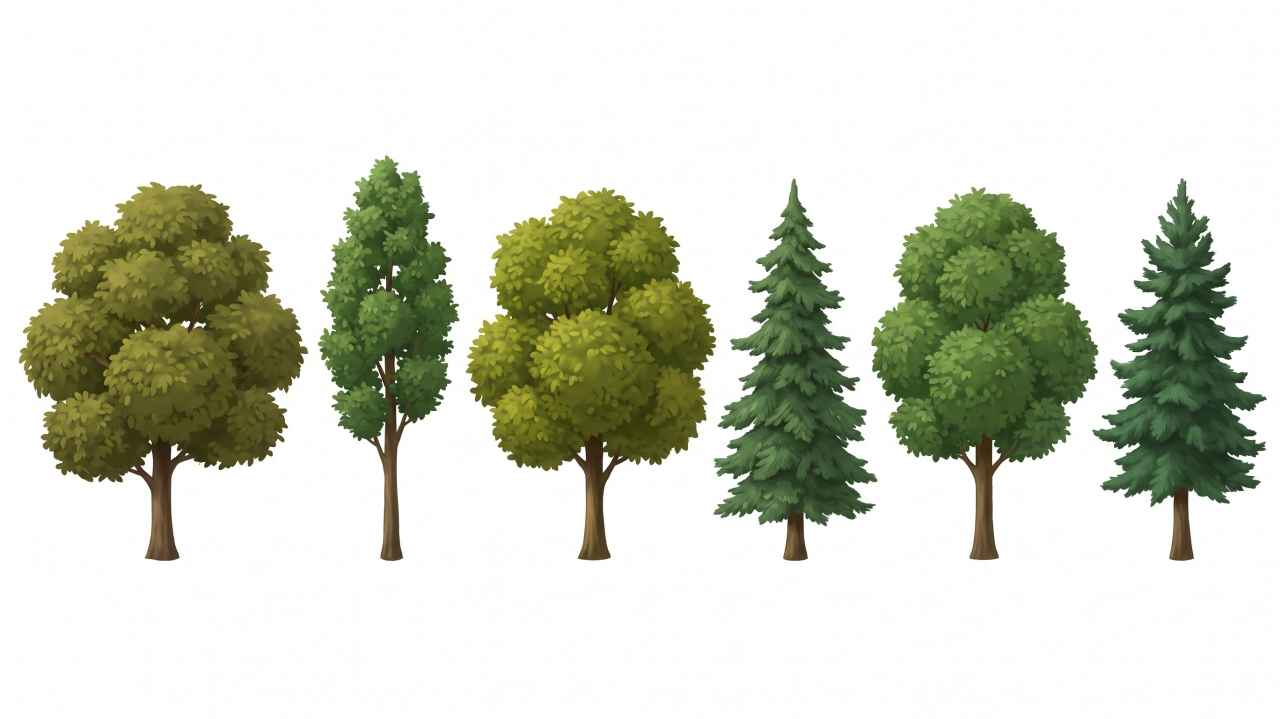
#> input picture tools/otlak_kaynak/agaclar.jpg, 2576 x 1438 px (shown at 1/2 size)
$ python otlak_orman.py
#> lines starting #> are read from the running program, lines starting #| are printed output that depends on the picture; after the words box and inside, x2 and y2 are one past the last pixel; in counts of white or black regions, pixels touching at a corner belong together
#!/usr/bin/env python3
"""otlak sahnesi duvar ötesi orman: tools/otlak_kaynak/agaclar.jpg (beyaz zeminde 6 ağaç) -> assets/doku/otlak_agac_N.png (saydam).
Çam ağaçları (4. ve 6.) kullanılmaz; yalnız yapraklı ağaçlar. Sıra soldan sağa."""
import os
import numpy as np
from PIL import Image
from scipy import ndimage as ndi

KOK = os.path.dirname(os.path.dirname(os.path.abspath(__file__)))
GIRDI = os.path.join(KOK, 'tools', 'otlak_kaynak', 'agaclar.jpg')
CIKIS = os.path.join(KOK, 'flutter_app', 'assets', 'doku')
KULLAN = [0, 1, 2, 4]  # soldan sağa: 0 zeytin yuvarlak, 1 ince uzun, 2 sarımsı yuvarlak, 3 çam (yok), 4 yeşil yuvarlak, 5 çam (yok)

im = Image.open(GIRDI).convert('RGB')
#> im is the input picture: PIL image 2576x1438 RGB; mean R, G, B 208.4, 211.8, 197.3
a = np.asarray(im).astype(np.float32)
mn = a.min(axis=2)
aday = mn >= 244
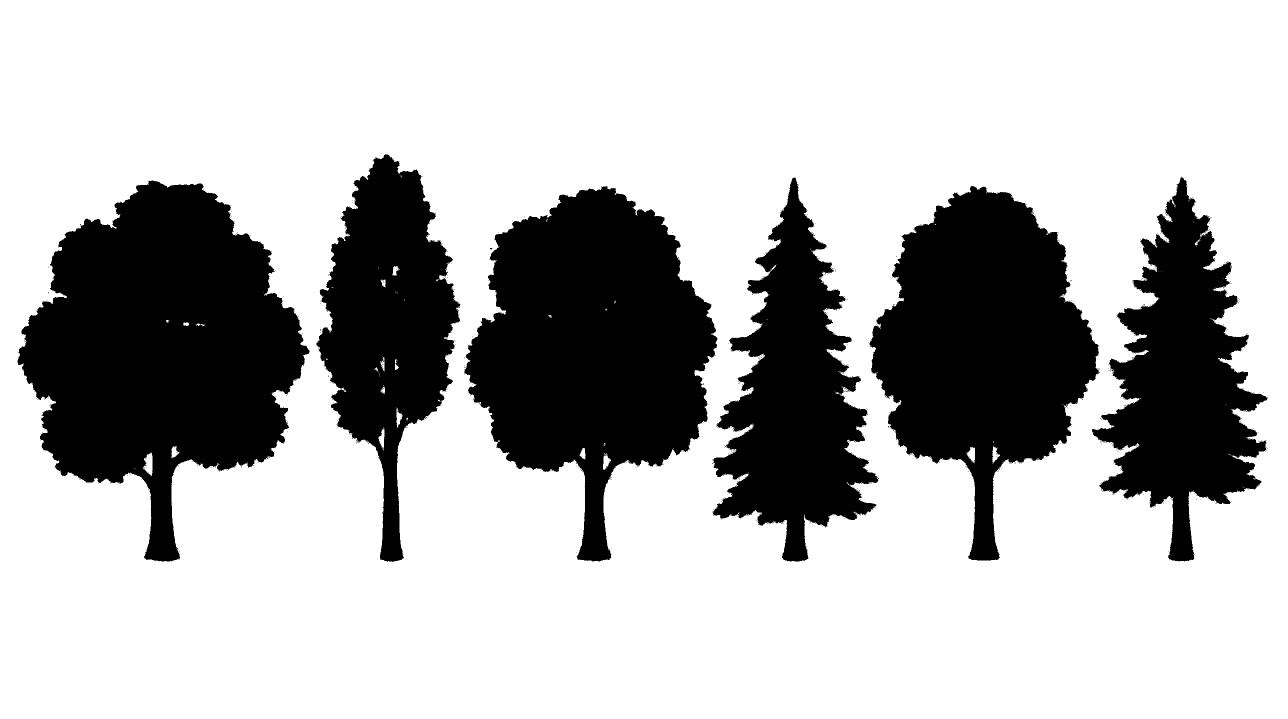
#> aday: shape (1438, 2576) bool (shown at 1/2 size); 71.8% white; 600 black regions (594 under 20 px), largest, box (x1, y1, x2, y2) and area: (35, 361, 619, 1124) 258725, (929, 372, 1435, 1123) 221733, (1739, 372, 2200, 1121) 191823, (2184, 354, 2536, 1123) 126944, (1425, 355, 1758, 1123) 124601, (633, 309, 921, 1124) 119628
lab, n = ndi.label(aday)
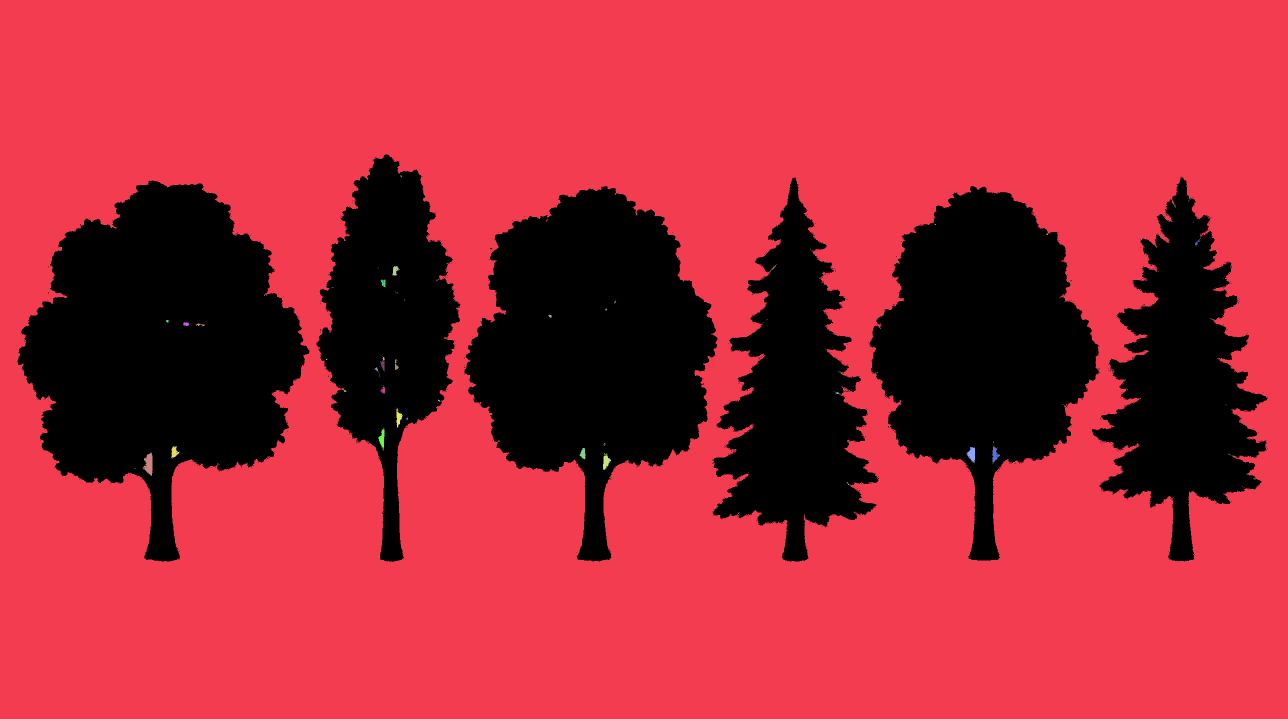
#> lab: shape (1438, 2576) int32 (shown at 1/2 size); 567 distinct labels, from 0 to 566; one colour per label, 0 black
#> n = 566
kenar = set(np.unique(np.concatenate([lab[0], lab[-1], lab[:, 0], lab[:, -1]]))) - {0}
#> kenar = 1 item
on = ~aday  # yapraklar arasında kalan beyaz cepler de arka plandır (yapraklar hiçbir yerde bu kadar açık değil)
on = ndi.binary_opening(on, iterations=1)
#> on: shape (1438, 2576) bool; 28.1% white; 7 white regions (1 under 20 px), largest, box (x1, y1, x2, y2) and area: (35, 361, 619, 1123) 258389, (929, 372, 1435, 1123) 221458, (1739, 372, 2198, 1121) 191446, (2184, 355, 2534, 1123) 126375, (1426, 355, 1756, 1123) 123978, (633, 309, 921, 1124) 119211
# aynı ağacın parçalarını birleştir: yatay genişletilmiş etiketleme
l2, n2 = ndi.label(ndi.binary_dilation(on, iterations=6))
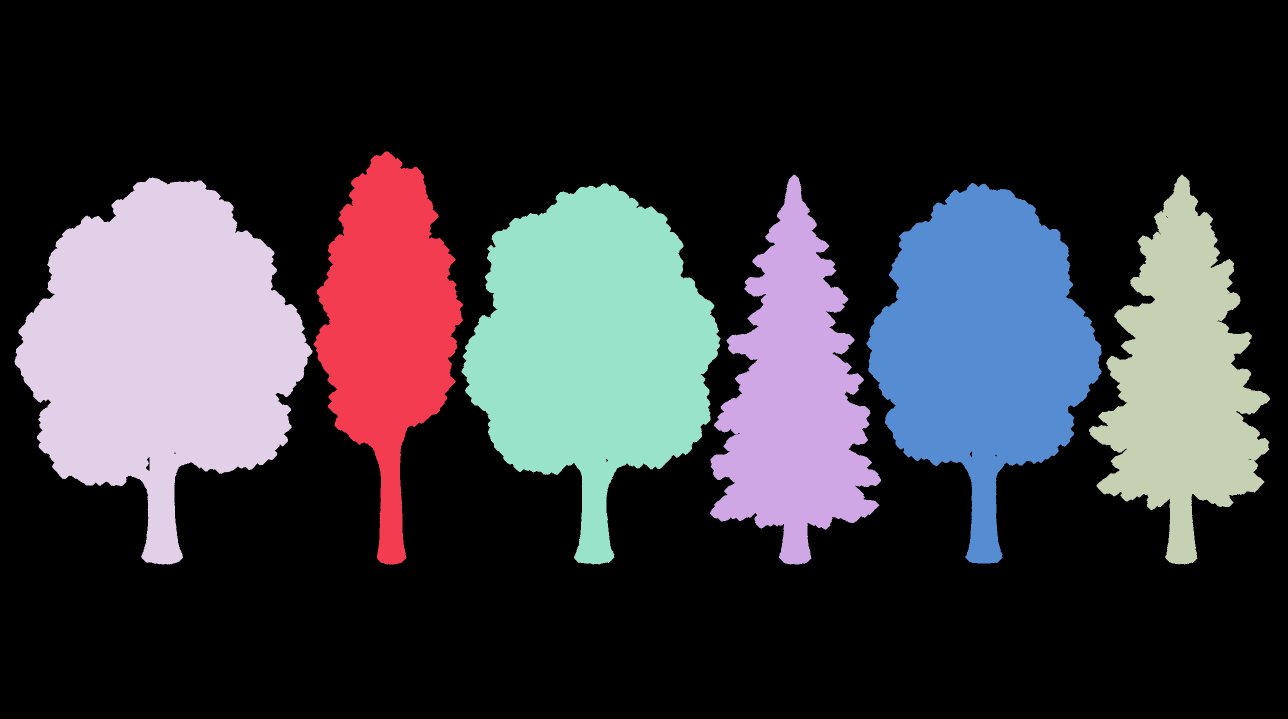
#> l2: shape (1438, 2576) int32 (shown at 1/2 size); 7 distinct labels, from 0 to 6; one colour per label, 0 black
#> n2 = 6
parcalar = []
for k in range(1, n2 + 1):
    m = (l2 == k) & on
    if m.sum() < 4000:
        continue
    ys, xs = np.where(m)
    parcalar.append((xs.min(), k))
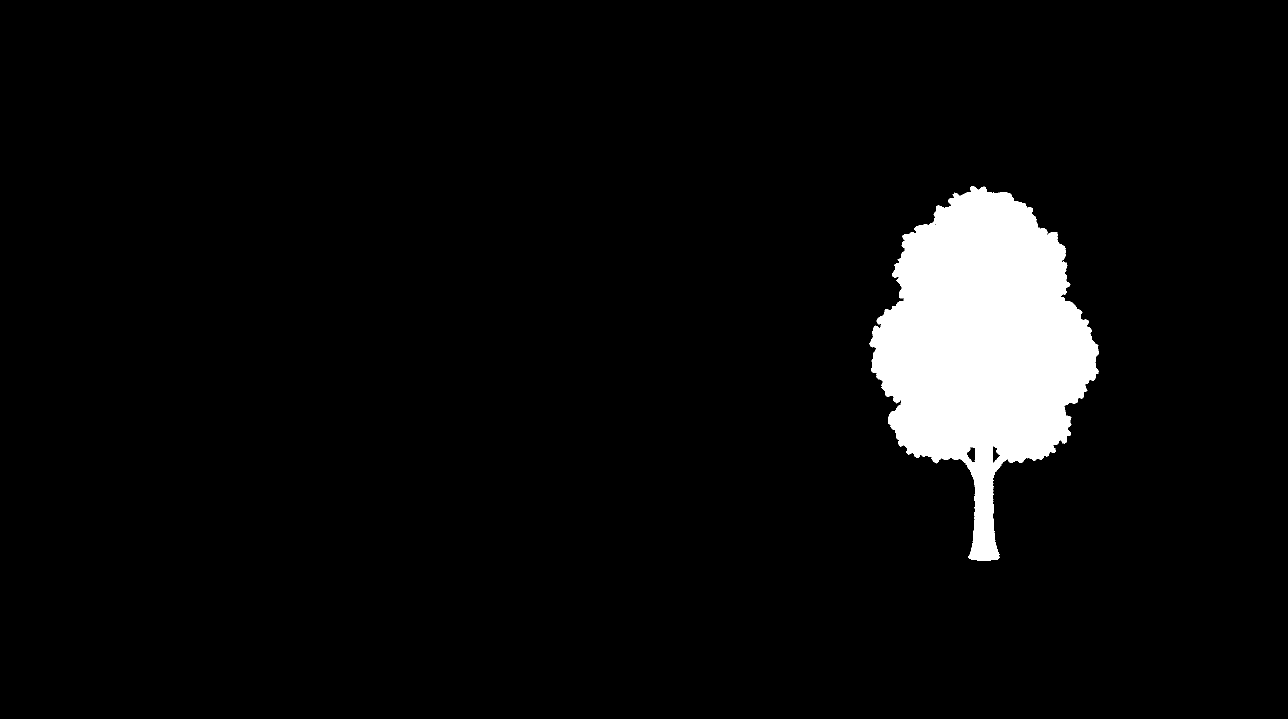
#> m: shape (1438, 2576) bool (shown at 1/2 size); 5.2% white; 1 white region, box (x1, y1, x2, y2) and area: (1739, 372, 2198, 1121) 191446
#> after the loop, parcalar = [(633, 1), (1426, 2), (2184, 3), (35, 4), (929, 5), (1739, 6)]
parcalar.sort()
print('bulunan ağaç:', len(parcalar))
#| bulunan ağaç: 6
idx = 0
for sira, (_, k) in enumerate(parcalar):
    if sira not in KULLAN:
        continue
    m = (l2 == k) & on
    ys, xs = np.where(m)
    y0, y1, x0, x1 = ys.min() - 4, ys.max() + 5, xs.min() - 4, xs.max() + 5
    mm = m[y0:y1, x0:x1]
    sub = a[y0:y1, x0:x1]
    mm = ndi.binary_erosion(mm, iterations=2)  # beyaz kenar halesini kes
    ic = ndi.binary_erosion(mm, iterations=3)
    alfa = np.clip((ndi.gaussian_filter(mm.astype(np.float32), 1.0) - 0.25) / 0.6, 0, 1)
    ind = ndi.distance_transform_edt(~ic, return_distances=False, return_indices=True)
    rgb = np.where(ic[..., None], sub, sub[ind[0], ind[1]])
    out = Image.fromarray(np.dstack([rgb, alfa * 255]).clip(0, 255).astype(np.uint8), 'RGBA')
    out.save(os.path.join(CIKIS, 'otlak_agac_%d.png' % idx), optimize=True)
    print('otlak_agac_%d' % idx, out.size, '(sıra %d)' % sira)
    idx += 1
#> this loop made 6 passes
#> (k, y0, y1, x0, x1) on passes 1, 2, 3, 5: (4, 357, 1127, 31, 623), (1, 305, 1128, 629, 925), (5, 368, 1127, 925, 1439), (6, 368, 1125, 1735, 2202)
#> k on passes 4, 6: 2, 3
#| otlak_agac_0 (592, 770) (sıra 0)
#| otlak_agac_1 (296, 823) (sıra 1)
#| otlak_agac_2 (514, 759) (sıra 2)
#| otlak_agac_3 (467, 757) (sıra 4)
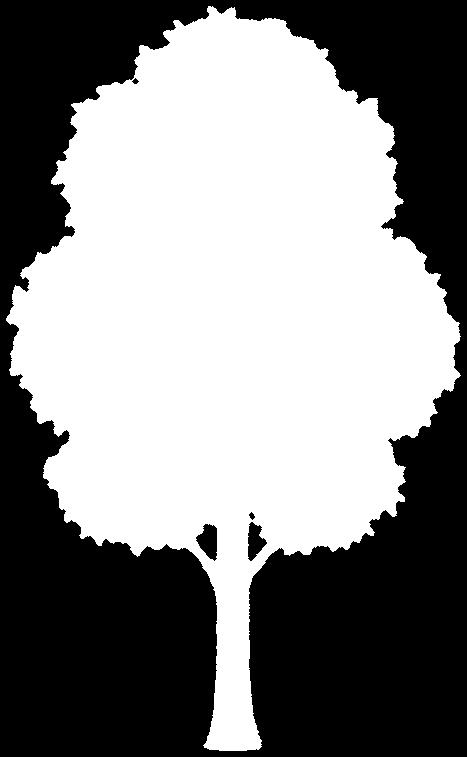
#> mm: shape (757, 467) bool; 52.7% white; 5 black regions, box (x1, y1, x2, y2) and area: (0, 0, 467, 757) 166193, (196, 524, 217, 561) 514, (248, 522, 267, 561) 450, (249, 512, 255, 520) 28, (132, 78, 139, 84) 24
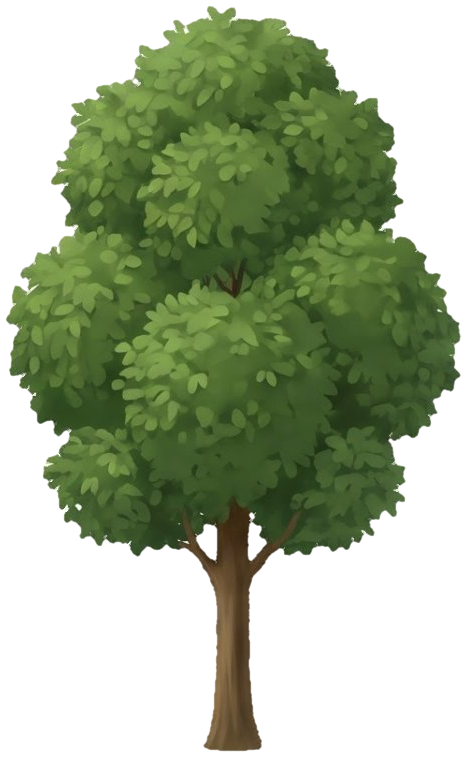
#> out: PIL image 467x757 RGBA; mean R, G, B, A 86.9, 104.8, 56.8, 134.1; transparent parts drawn white
#> after the loop, idx = 4
